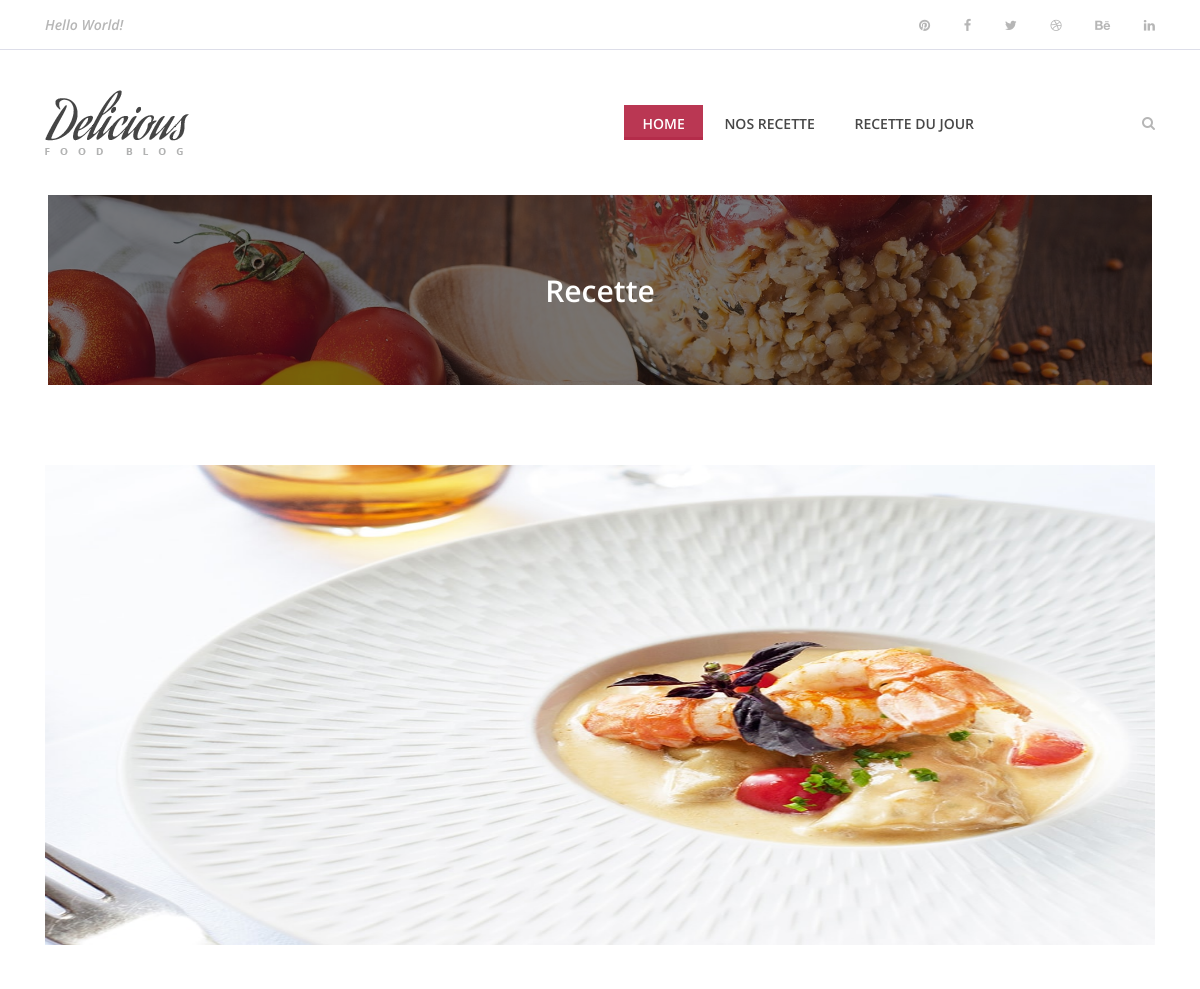
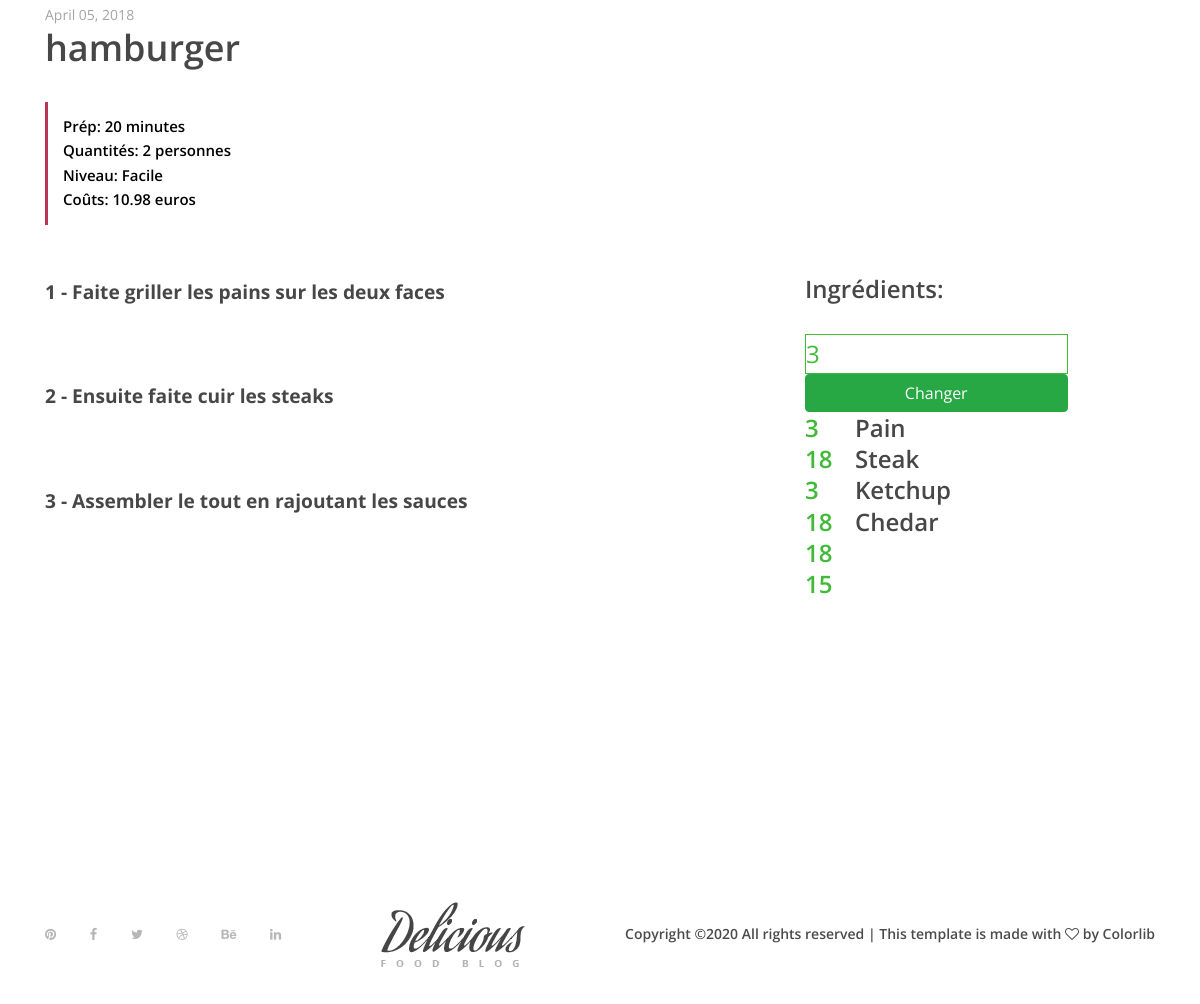
Page /?recipeID=1 on the committed database (2 pictures, top to bottom).
### tables this page shows
CREATE TABLE IF NOT EXISTS `recette` (
  `Id_recette` bigint(255) NOT NULL AUTO_INCREMENT,
  `Name_recette` varchar(255) DEFAULT NULL,
  `img_recette` varchar(255) DEFAULT NULL,
  `time_recette` varchar(255) DEFAULT NULL,
  `number_recette` bigint(255) DEFAULT NULL,
  `level_recette` varchar(255) DEFAULT NULL,
  `cost_recette` varchar(255) DEFAULT NULL,
  PRIMARY KEY (`Id_recette`)
);

CREATE TABLE IF NOT EXISTS `directive` (
  `Id_recette_directive` bigint(255) NOT NULL,
  `dir1_directive` text DEFAULT NULL,
  `dir2_directive` text DEFAULT NULL,
  `dir3_directive` text DEFAULT NULL,
  `dir4_directive` text DEFAULT NULL,
  `dir5_directive` text DEFAULT NULL,
  `dir6_directive` text DEFAULT NULL,
  `dir7_directive` text DEFAULT NULL,
  `dir8_directive` text DEFAULT NULL,
  `dir9_directive` text DEFAULT NULL,
  `dir10_directive` text DEFAULT NULL,
  PRIMARY KEY (`Id_recette_directive`)
);

CREATE TABLE IF NOT EXISTS `ingredient` (
  `id_recette_ingredient` bigint(255) NOT NULL,
  `srv` bigint(255) NOT NULL,
  `ing1_ingredient` varchar(255) DEFAULT NULL,
  `ing2_ingredient` varchar(255) DEFAULT NULL,
  `ing3_ingredient` varchar(255) DEFAULT NULL,
  `ing4_ingredient` varchar(255) DEFAULT NULL,
  `ing5_ingredient` varchar(255) DEFAULT NULL,
  `ing6_ingredient` varchar(255) DEFAULT NULL,
  `ing7_ingredient` varchar(255) DEFAULT NULL,
  `ing8_ingredient` varchar(255) DEFAULT NULL,
  `ing9_ingredient` varchar(255) DEFAULT NULL,
  `ing10_ingredient` varchar(255) DEFAULT NULL,
  `qty1` int(100) NOT NULL,
  `qty2` int(100) NOT NULL,
  `qty3` int(100) NOT NULL,
  `qty4` int(100) NOT NULL,
  `qty5` int(100) NOT NULL,
  `qty6` int(100) NOT NULL,
  `tqty1` int(100) NOT NULL,
  `tqty2` int(100) NOT NULL,
  `tqty3` int(100) NOT NULL,
  `tqty4` int(100) NOT NULL,
  `tqty5` int(100) NOT NULL,
  `tqty6` int(100) NOT NULL,
  PRIMARY KEY (`id_recette_ingredient`)
);

### controllers/controller.php (called while the page is built, shortened)
<?php
require('models/model.php');
function singleRecipe(){
    $recipe = new Recette();
    $recipe = $recipe->recipe($_GET['recipeID']);
    $ingredient = new Recette();
    $ingredient = $ingredient->ingredient($_GET['recipeID']);
    $tquantity = new Recette();
    $tquantity = $tquantity->tquantity($_GET['recipeID']);
    $directive = new Recette();
    $directive = $directive->directive($_GET['recipeID']);
    $service = new Recette();
    $service = $service->service($_GET['recipeID']);
    require('views/recipe.php');
}

### public/connect.php (called while the page is built)
<?php
class Databases
{
    public function connect()
    {
        try
        {
            $db = new PDO('mysql:host=localhost;dbname=marmibon;port=3306;charset=utf8', 'root', '');
            return $db;
        }
        catch(Exception $e)
        {
            die('Erreur : '.$e->getMessage());
        }
    }
}

### models/model.php (called while the page is built, shortened)
<?php
require_once('public/connect.php');
class Recette extends Databases{
    public function recipe($recipeID){
        $recette = $this->connect()->prepare('SELECT * FROM recette WHERE id_recette='.$recipeID.'');
        $recette->execute();
        $result = $recette->fetch(PDO::FETCH_ASSOC);
        return $result;
     }
     public function ingredient($recipeID){
        $recette = $this->connect()->prepare('SELECT ing1_ingredient, ing2_ingredient, ing3_ingredient, ing4_ingredient, ing5_ingredient,
        ing6_ingredient, ing7_ingredient, ing8_ingredient, ing9_ingredient, ing10_ingredient
        FROM ingredient WHERE id_recette_ingredient='.$recipeID.'');
        $recette->execute();
        $result = $recette->fetch(PDO::FETCH_ASSOC);
        return $result;
     }
     public function tquantity($recipeID){
        $recette = $this->connect()->prepare('SELECT tqty1, tqty2, tqty3, tqty4, tqty5,
        tqty6
        FROM ingredient WHERE id_recette_ingredient='.$recipeID.'');
        $recette->execute();
        $result = $recette->fetch(PDO::FETCH_ASSOC);
        return $result;
     }
     public function service($recipeID){
        $recette = $this->connect()->prepare('SELECT srv
        FROM ingredient WHERE id_recette_ingredient='.$recipeID.'');
        $recette->execute();
        $result = $recette->fetch(PDO::FETCH_ASSOC);
        return $result;
     }
     public function directive($recipeID){
        $recette = $this->connect()->prepare('SELECT dir1_directive, dir2_directive, dir3_directive, dir4_directive, dir5_directive,
        dir6_directive FROM directive WHERE Id_recette_directive='.$recipeID.'');
        $recette->execute();
        $result = $recette->fetch(PDO::FETCH_ASSOC);
        return $result;
     }
}

### views/recipe.php (the view, shortened to what this page needs)
 <div class="breadcumb-area bg-img bg-overlay" style="background-image: url(public/img/bg-img/breadcumb3.jpg);">
        <div class="container h-100">
            <div class="row h-100 align-items-center">
                <div class="col-12">
                    <div class="breadcumb-text text-center">
                        <h2>Recette</h2>
                    </div>
                </div>
            </div>
        </div>
    </div>
    <div class="receipe-post-area section-padding-80">
        <div class="container">
            <div class="row">
                <div class="col-12">
                    <div class="receipe-slider owl-carousel">
                        <img style="height:60vh;" src="<?=$recipe['img_recette']?>" alt="">
                    </div>
                </div>
            </div>
        </div>
        <div class="receipe-content-area">
            <div class="container">
                <div class="row">
                    <div class="col-12 col-md-8">
                        <div class="receipe-headline my-5">
                            <span>April 05, 2018</span>
                            <h2><?=$recipe['Name_recette'] ?></h2>
                            <div class="receipe-duration">
                                <h6>Prép: <?=$recipe['time_recette']?></h6>
                                <h6>Quantités: <?=$recipe['number_recette']?> personnes</h6>
                                <h6>Niveau: <?=$recipe['level_recette']?></h6>
                                <h6>Coûts: <?=$recipe['cost_recette']?></h6>
                            </div>
                        </div>
                    </div>
                </div>
                <div class="row">
                    <div class="col-12 col-lg-8">
                        <?php
                            foreach($directive as $dir){
                        ?>
                        <div class="single-preparation-step d-flex">
                            <p style="color:#474747; font-size:1.2rem;font-weight:bold"> <?=$dir?> </p>
                        </div>
                        <?php
                            }
                        ?>
                    </div>
                    <div class="col-12 col-lg-4">
                        <div class="ingredients">
                            <h4>Ingrédients:</h4>
                            <form action="" method="POST" class="d-flex flex-column w-75">
                            <input style="border:1px solid #40ba37; color:#40ba37;height:40px;font-size:1.5rem" type="number" name="srv" value="<?=$service['srv']?>">
                            <button class="btn btn-success" type="submit" value="ajouter" name="action">Changer</button>
                            <div style="display:flex;">
                            </form>
                            <h4 class="tqty" style="display:flex; flex-direction:column; width:50px; color:#40ba37;">
                            <?php
                                foreach($tquantity as $tqty){
                            ?>
                                <?= $tqty."<br>"?>
                            <?php
                            }
                            ?>
                            </h4>
                            <h4 style="display:flex; flex-direction:column;">
                            <?php
                               foreach($ingredient as $ing){
                            ?>
                               <?= $ing."<br>"?>
                            <?php
                                }
                            ?>
                            </h4>
                            </div>
                        </div>
                    </div>
                </div>
            </div>
        </div>
<?php require('templates/template.php'); ?>

### public/css/style.css (style rules this page uses)
* { margin: 0; padding: 0; }
body { font-family: "Open Sans", sans-serif; font-size: 14px; }
h1, h2, h3, h4, h5, h6 { color: #000000; line-height: 1.3; font-weight: 600; }
p { color: #9b9b9b; font-size: 14px; line-height: 2; font-weight: 400; }
img { height: auto; max-width: 100%; }
.section-padding-80 { padding-top: 80px; padding-bottom: 80px; }
.bg-img { background-position: center center; background-size: cover; background-repeat: no-repeat; }
.bg-overlay { position: relative; z-index: 2; background-position: center center; background-size: cover; }
.bg-overlay::after { background-color: rgba(10, 12, 18, 0.55); position: absolute; z-index: -1; top: 0; left: 0; width: 100%; height: 100%; content: ""; }
.receipe-slider { position: relative; z-index: 1; }
.receipe-headline span { font-size: 14px; display: block; color: #a4a4a4; margin-bottom: 0; }
.receipe-headline h2 { font-size: 36px; color: #474747; margin-bottom: 30px; }
.receipe-headline .receipe-duration { border-left: 3px solid #ba3753; padding: 15px; }
.receipe-headline .receipe-duration h6 { font-size: 15px; margin-bottom: 5px; }
.receipe-headline .receipe-duration h6:last-child { margin-bottom: 0; }
.single-preparation-step { position: relative; z-index: 1; margin-bottom: 50px; }
.ingredients h4 { color: #474747; margin-bottom: 30px; }
.breadcumb-area { position: relative; z-index: 10; width: 92%; height: 190px; margin-left: 4%; margin-right: 4%; }
.breadcumb-area .breadcumb-text h2 { font-size: 30px; margin-bottom: 0; color: #ffffff; }

### rows in the picture
recette: img_recette (picture), Name_recette "hamburger", time_recette "20 minutes", number_recette "2", level_recette "Facile", cost_recette "10.98 euros"
directive: dir1_directive "1 - Faite griller les pains sur les deux faces", dir2_directive "2 - Ensuite faite cuir les steaks", dir3_directive "3 - Assembler le tout en rajoutant les sauces"
ingredient: srv "3", tqty6 "15", ing1_ingredient "Pain", ing2_ingredient "Steak", ing3_ingredient "Ketchup", ing4_ingredient "Chedar"

### other values in the picture
$tqty "3"
$tqty "18"
